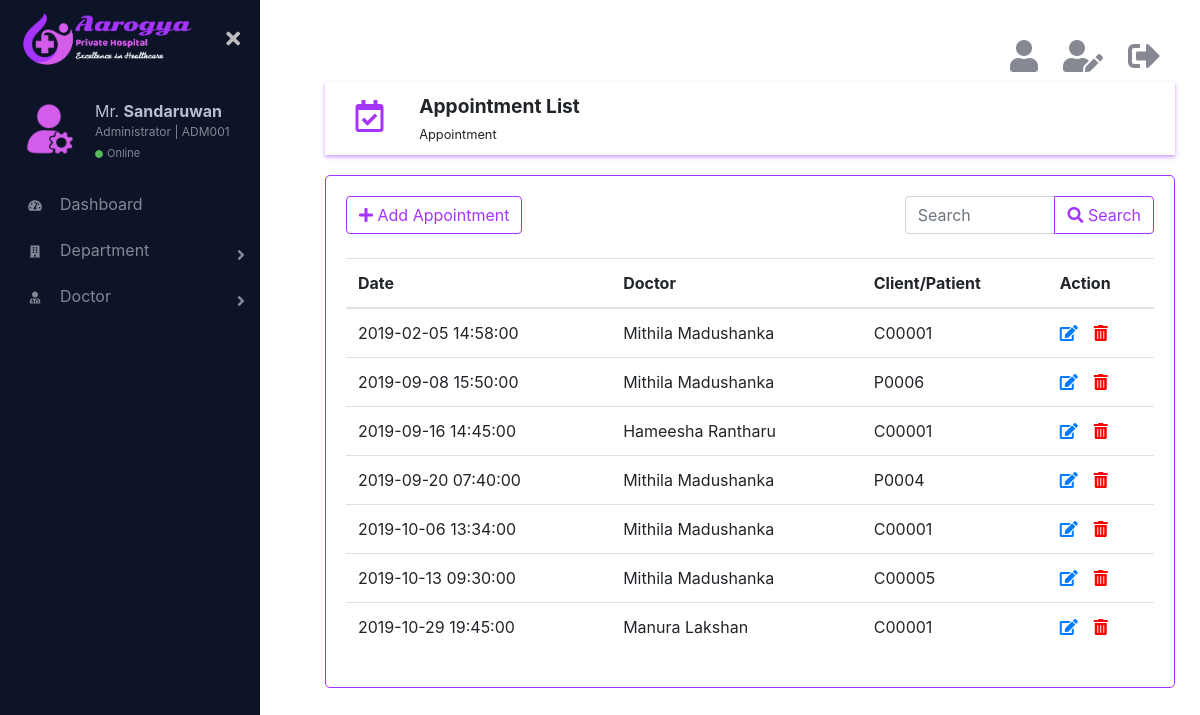
Screenshot of /html/appointmentList.php (signed in) with the database file from the repository.
### tables this page shows
CREATE TABLE IF NOT EXISTS `appointment` (
  `id` int(11) NOT NULL AUTO_INCREMENT,
  `doctorId` char(6) NOT NULL,
  `clientId` char(6) NOT NULL,
  `date` date NOT NULL,
  `time` time NOT NULL,
  `is_deleted` int(11) NOT NULL,
  PRIMARY KEY (`id`)
);

CREATE TABLE IF NOT EXISTS `doctor` (
  `id` char(6) NOT NULL,
  `firstName` varchar(20) NOT NULL,
  `lastName` varchar(20) NOT NULL,
  `email` varchar(100) NOT NULL,
  `mobile` char(10) NOT NULL,
  `department` char(3) NOT NULL,
  `is_deleted` int(11) NOT NULL,
  PRIMARY KEY (`id`)
);

### html/appointmentList.php (the view, shortened to what this page needs)
<?php
    require_once('../connection/connection.php');
?>
<!DOCTYPE html>
<html lang="en">
    <head>
        <link rel="stylesheet" href="../css/bootstrap.min.css">
        <link href="https://cdnjs.cloudflare.com/ajax/libs/font-awesome/5.10.0-11/css/all.css" rel="stylesheet">
        <link href="../css/main.css" rel="stylesheet">
    </head>
    <body>
        <div class="page-wrapper chiller-theme toggled">
            <?php
                require_once('sidebar.php');
            ?>
            <main class="page-content">
                <div class="container">
                    <?php
                        require_once('logoutbar.php');
                    ?>
                    <div class="row topic">
                        <div class="col-md-1 topic-logo">
                            <i class="far fa-calendar-check fa-2x"></i>
                        </div>
                        <div class="col-md-11">
                            <span class="font-weight-bold"><big>Appointment List</big><br><small>Appointment</small></span>
                        </div>
                    </div>
                    <div class="row">
                        <div class="col-md-12 form">
                            <div class="row">
                                <div class='col-md-8'>
                                    <?php
                                        if($_SESSION['role'] == 'client'){
                                            echo "<a href='addAppointment.php' ><button type='button' class='btn btn-outline-primary'><i class='far fa-envelope'></i>  Apply Appointment</button></a>";
                                        } else {
                                            echo "<a href='addAppointment.php' ><button type='button' class='btn btn-outline-primary'><i class='fas fa-plus'></i>  Add Appointment</button></a>";
                                        }
                                    ?>
                                </div>
                                <div class="col-md-4">
                                    <form action="appointmentList.php" method="get">
                                        <div class="input-group">
                                            <input type="search" name="searchTxt" class="form-control" placeholder="Search">
                                            <div class="input-group-append">
                                                <button class="btn btn-outline-primary" type="submit" name="search"><i class="fas fa-search"></i> Search</button>
                                            </div>
                                        </div>
                                    </form>
                                </div>
                            </div>
                            <br>
                            <table class="table">
                              <thead>
                                <tr>
                                    <th scope="col">Date</th>
                                    <th scope="col">Doctor</th>
                                    <th scope="col">Client/Patient</th>
                                    <?php
                                        if($_SESSION['role'] != 'client'){
                                            echo "<th scope='col'>Action</th>";
                                        }
                                    ?>
                                </tr>
                              </thead>
                              <tbody>
                                  <?php
                                    if(isset($_GET['search'])){
                                        $search =  mysqli_real_escape_string($con,$_GET['searchTxt']);
                                        $query = "SELECT a.*,d.firstName as fn, d.lastName as ln FROM `appointment` a, `doctor` d WHERE a.is_deleted = 0 AND a.doctorId = d.id AND a.`id` LIKE '{$search}%' OR a.`doctorId` LIKE '{$search}%' OR a.`clientId` LIKE '{$search}%' OR a.`date` LIKE '{$search}%' ORDER BY `date`";
                                    } else {
                                        if($_SESSION['role'] == 'doctor'){
                                            $query = "SELECT a.*,d.firstName as fn, d.lastName as ln FROM `appointment` a, `doctor` d WHERE a.is_deleted = 0 AND a.doctorId = d.id AND a.doctorId = '{$_SESSION['id']}' ORDER BY `date`";
                                        } else if($_SESSION['role'] == 'client'){
                                            $query = "SELECT a.*,d.firstName as fn, d.lastName as ln FROM `appointment` a, `doctor` d WHERE a.is_deleted = 0 AND a.doctorId = d.id AND a.clientId = '{$_SESSION['id']}' ORDER BY `date`";
                                        } else {
                                            $query = "SELECT a.*,d.firstName as fn, d.lastName as ln FROM `appointment` a, `doctor` d WHERE a.is_deleted = 0 AND a.doctorId = d.id ORDER BY `date`";
                                        }
                                    }
                                    $result_set = mysqli_query($con,$query);
                                    if (mysqli_num_rows($result_set) >= 1) {
                                        while($ap = mysqli_fetch_assoc($result_set)){
                                            echo "<tr>";
                                            echo "<td>".$ap['date']." ".$ap['time']."</td>";
                                            echo "<td>".$ap['fn']." ".$ap['ln']."</td>";
                                            echo "<td>".$ap['clientId']."</td>";
                                            if($_SESSION['role'] != 'client'){
                                                echo "<td><a href=\"#\"><i class='fas fa-edit mr-3' data-toggle='tooltip' title='Edit'></i></a><a href='appointmentList.php?id={$ap['id']}' onclick=\"return confirm('Are you sure to delete this information ?');\"><i class='fas fa-trash-alt' data-toggle='tooltip' title='Delete' style='color:red;'></i></a></td>";
                                            echo "</tr>";
                                            }
                                        }
                                    } else {
                                        echo "<tr><td><h4 class='text-danger'>No records</h4></td></tr>";
                                    }
                                  ?>
                              </tbody>
                            </table>
                        </div>
                    </div>
                </div>
            </main>
        </div>
    </body>
    </html>

### css/main.css (style rules this page uses)
.page-wrapper .sidebar-wrapper, .sidebar-wrapper .sidebar-brand > a, .sidebar-wrapper .sidebar-dropdown > a:after, .sidebar-wrapper .sidebar-menu .sidebar-dropdown .sidebar-submenu li a:before, .sidebar-wrapper ul li a i, .page-wrapper .page-content, .sidebar-wrapper .sidebar-search input.search-menu, .sidebar-wrapper .sidebar-search .input-group-text, .sidebar-wrapper .sidebar-menu ul li a, #show-sidebar, #close-sidebar { -webkit-transition: all 0.3s ease; -moz-transition: all 0.3s ease; -ms-transition: all 0.3s ease; -o-transition: all 0.3s ease; transition: all 0.3s ease; }
.page-wrapper { height: 100vh; }
@media screen and (min-width: 700px) { .page-wrapper.toggled .page-content { padding-left: 300px; } }
.page-wrapper .page-content { display: inline-block; width: 100%; padding-left: 0px; padding-top: 20px; }
.page-wrapper .page-content > div { padding: 20px 40px; }
.page-wrapper .page-content { overflow-x: hidden; }
.topic { box-shadow: 0 2px 4px rgba(165, 52, 254, 0.5); padding: 10px; }
.topic-logo { display: inline-block; text-align: center; color: rgb(165, 52, 254); margin-top: 8px; }
.form { margin-top: 20px; border: 1px solid rgb(165, 52, 254); border-radius: 5px; padding: 20px; }

### rows the page displays
appointment: date "2019-02-05", time "14:58:00", doctorId.firstName "Mithila", doctorId.lastName "Madushanka", clientId "C00001"
appointment: date "2019-09-08", time "15:50:00", doctorId.firstName "Mithila", doctorId.lastName "Madushanka", clientId "P0006"
appointment: date "2019-09-16", time "14:45:00", doctorId.firstName "Hameesha", doctorId.lastName "Rantharu", clientId "C00001"
appointment: date "2019-09-20", time "07:40:00", doctorId.firstName "Mithila", doctorId.lastName "Madushanka", clientId "P0004"
appointment: date "2019-10-06", time "13:34:00", doctorId.firstName "Mithila", doctorId.lastName "Madushanka", clientId "C00001"
appointment: date "2019-10-13", time "09:30:00", doctorId.firstName "Mithila", doctorId.lastName "Madushanka", clientId "C00005"
appointment: date "2019-10-29", time "19:45:00", doctorId.firstName "Manura", doctorId.lastName "Lakshan", clientId "C00001"

### other values shown
$_SESSION['lastName'] "Sandaruwan"
$_SESSION['id'] "ADM001"
